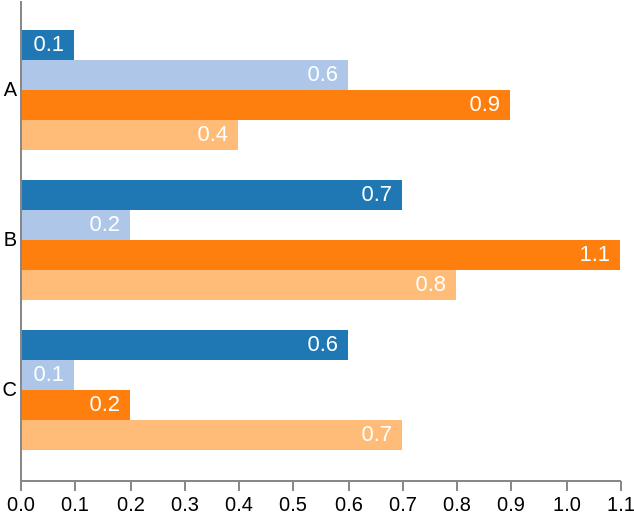

Describe this chart as a Vega-Lite specification.
### Vega specification from a JSON file in a GitHub repository (floating-point values rounded to 4 significant figures)
{"width": 300, "height": 240, "data": [{"name": "table", "values": [{"category": "A", "position": 0, "value": 0.1}, {"category": "A", "position": 1, "value": 0.6}, {"category": "A", "position": 2, "value": 0.9}, {"category": "A", "position": 3, "value": 0.4}, {"category": "B", "position": 0, "value": 0.7}, {"category": "B", "position": 1, "value": 0.2}, {"category": "B", "position": 2, "value": 1.1}, {"category": "B", "position": 3, "value": 0.8}, {"category": "C", "position": 0, "value": 0.6}, {"category": "C", "position": 1, "value": 0.1}, {"category": "C", "position": 2, "value": 0.2}, {"category": "C", "position": 3, "value": 0.7}]}], "scales": [{"name": "yscale", "type": "band", "domain": {"data": "table", "field": "category"}, "range": "height", "padding": 0.2}, {"name": "xscale", "type": "linear", "domain": {"data": "table", "field": "value"}, "range": "width", "round": true, "zero": true, "nice": true}, {"name": "color", "type": "ordinal", "domain": {"data": "table", "field": "position"}, "scheme": "category20"}], "axes": [{"orient": "left", "scale": "yscale", "tickSize": 0, "tickPadding": 4, "zindex": 1}, {"orient": "bottom", "scale": "xscale"}], "marks": [{"type": "group", "from": {"facet": {"data": "table", "name": "facet", "groupby": "category"}}, "encode": {"enter": {"y": {"scale": "yscale", "field": "category"}}}, "signals": [{"name": "height", "update": "bandwidth('yscale')"}], "scales": [{"name": "pos", "type": "band", "range": "height", "domain": {"data": "facet", "field": "position"}}], "marks": [{"name": "bars", "from": {"data": "facet"}, "type": "rect", "encode": {"enter": {"y": {"scale": "pos", "field": "position"}, "height": {"scale": "pos", "band": 1}, "x": {"scale": "xscale", "field": "value"}, "x2": {"scale": "xscale", "value": 0}, "fill": {"scale": "color", "field": "position"}}}}, {"type": "text", "from": {"data": "bars"}, "encode": {"enter": {"x": {"field": "x2", "offset": -5}, "y": {"field": "y", "offset": {"field": "height", "mult": 0.5}}, "fill": {"value": "white"}, "align": {"value": "right"}, "baseline": {"value": "middle"}, "text": {"field": "datum.value"}}}}]}]}
